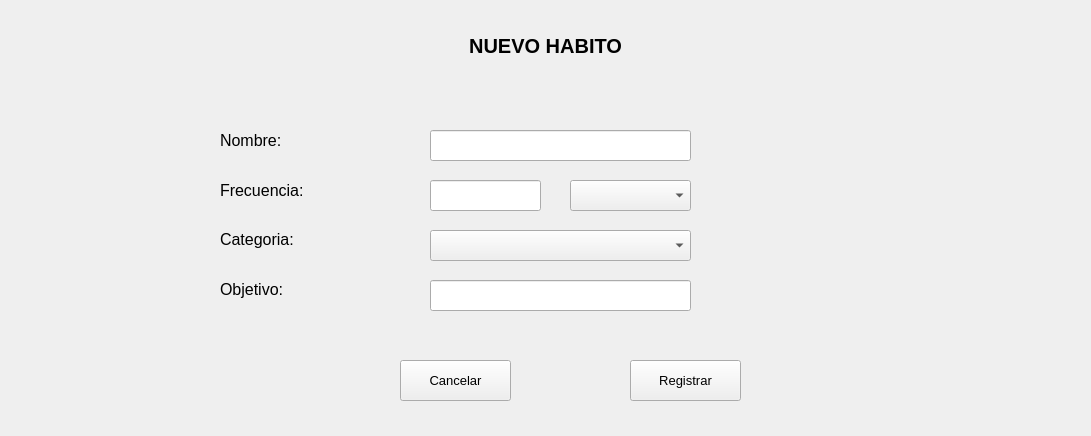
<?xml version="1.0" encoding="UTF-8"?>
<ui version="4.0">
 <class>Form</class>
 <widget class="QWidget" name="Form">
  <property name="geometry">
   <rect>
    <x>0</x>
    <y>0</y>
    <width>1091</width>
    <height>436</height>
   </rect>
  </property>
  <property name="windowTitle">
   <string>App Habitos Saludables :</string>
  </property>
  <widget class="QWidget" name="verticalLayoutWidget">
   <property name="geometry">
    <rect>
     <x>0</x>
     <y>0</y>
     <width>1091</width>
     <height>91</height>
    </rect>
   </property>
   <layout class="QVBoxLayout" name="verticalLayout">
    <item>
     <widget class="QLabel" name="lblTitulo">
      <property name="font">
       <font>
        <family>MS Sans Serif</family>
        <pointsize>15</pointsize>
        <weight>75</weight>
        <bold>true</bold>
       </font>
      </property>
      <property name="layoutDirection">
       <enum>Qt::LeftToRight</enum>
      </property>
      <property name="text">
       <string>NUEVO HABITO</string>
      </property>
      <property name="alignment">
       <set>Qt::AlignCenter</set>
      </property>
     </widget>
    </item>
   </layout>
  </widget>
  <widget class="QLabel" name="lblNombre">
   <property name="geometry">
    <rect>
     <x>220</x>
     <y>130</y>
     <width>101</width>
     <height>21</height>
    </rect>
   </property>
   <property name="font">
    <font>
     <pointsize>12</pointsize>
    </font>
   </property>
   <property name="text">
    <string>Nombre:</string>
   </property>
  </widget>
  <widget class="QLineEdit" name="txtNombre">
   <property name="geometry">
    <rect>
     <x>430</x>
     <y>130</y>
     <width>261</width>
     <height>31</height>
    </rect>
   </property>
  </widget>
  <widget class="QLabel" name="lblFrecuencia">
   <property name="geometry">
    <rect>
     <x>220</x>
     <y>180</y>
     <width>101</width>
     <height>21</height>
    </rect>
   </property>
   <property name="font">
    <font>
     <pointsize>12</pointsize>
    </font>
   </property>
   <property name="text">
    <string>Frecuencia:</string>
   </property>
  </widget>
  <widget class="QLabel" name="lblCategoria">
   <property name="geometry">
    <rect>
     <x>220</x>
     <y>230</y>
     <width>201</width>
     <height>31</height>
    </rect>
   </property>
   <property name="font">
    <font>
     <pointsize>12</pointsize>
    </font>
   </property>
   <property name="text">
    <string>Categoria:</string>
   </property>
   <property name="alignment">
    <set>Qt::AlignLeading|Qt::AlignLeft|Qt::AlignTop</set>
   </property>
  </widget>
  <widget class="QLabel" name="lblObjetivo">
   <property name="geometry">
    <rect>
     <x>220</x>
     <y>280</y>
     <width>121</width>
     <height>31</height>
    </rect>
   </property>
   <property name="font">
    <font>
     <pointsize>12</pointsize>
    </font>
   </property>
   <property name="text">
    <string>Objetivo:</string>
   </property>
   <property name="alignment">
    <set>Qt::AlignLeading|Qt::AlignLeft|Qt::AlignTop</set>
   </property>
  </widget>
  <widget class="QComboBox" name="cmbFrecuencia">
   <property name="geometry">
    <rect>
     <x>570</x>
     <y>180</y>
     <width>121</width>
     <height>31</height>
    </rect>
   </property>
   <property name="font">
    <font>
     <pointsize>10</pointsize>
    </font>
   </property>
  </widget>
  <widget class="QLineEdit" name="txtFrecuencia">
   <property name="geometry">
    <rect>
     <x>430</x>
     <y>180</y>
     <width>111</width>
     <height>31</height>
    </rect>
   </property>
  </widget>
  <widget class="QComboBox" name="cmbCategoria">
   <property name="geometry">
    <rect>
     <x>430</x>
     <y>230</y>
     <width>261</width>
     <height>31</height>
    </rect>
   </property>
   <property name="font">
    <font>
     <pointsize>10</pointsize>
    </font>
   </property>
  </widget>
  <widget class="QLineEdit" name="txtObjetivo">
   <property name="geometry">
    <rect>
     <x>430</x>
     <y>280</y>
     <width>261</width>
     <height>31</height>
    </rect>
   </property>
  </widget>
  <widget class="QPushButton" name="pushButton">
   <property name="geometry">
    <rect>
     <x>400</x>
     <y>360</y>
     <width>111</width>
     <height>41</height>
    </rect>
   </property>
   <property name="font">
    <font>
     <pointsize>10</pointsize>
    </font>
   </property>
   <property name="text">
    <string>Cancelar</string>
   </property>
  </widget>
  <widget class="QPushButton" name="pushButton_2">
   <property name="geometry">
    <rect>
     <x>630</x>
     <y>360</y>
     <width>111</width>
     <height>41</height>
    </rect>
   </property>
   <property name="font">
    <font>
     <pointsize>10</pointsize>
    </font>
   </property>
   <property name="text">
    <string>Registrar</string>
   </property>
  </widget>
 </widget>
 <resources/>
 <connections/>
</ui>
